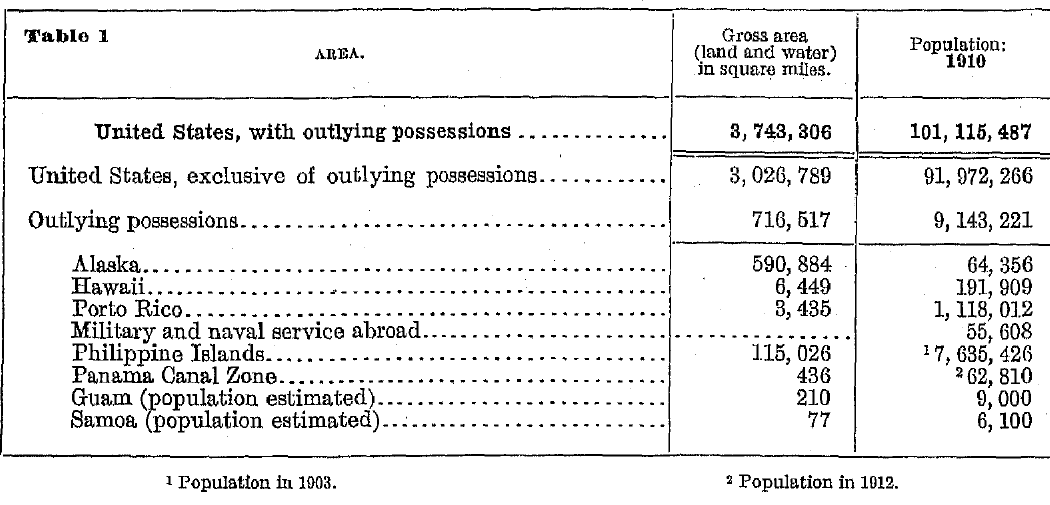
#> input picture outputs/ocr/input_census-table.png, 1050 x 505 px
$ python make_crops.py
#> lines starting #> are read from the running program, lines starting #| are printed output that depends on the picture
"""원본 대조용 확대 이미지를 만든다. 각 칸의 원본 영역을 4배 확대해 crops/에 저장한다.

실행: .venv\\Scripts\\python.exe outputs\\ocr\\make_crops.py
"""
from pathlib import Path

from PIL import Image

OUT = Path(__file__).resolve().parent
img = Image.open(OUT / "input_census-table.png").convert("RGB")
#> img is the input picture: PIL image 1050x505 RGB; min 0, max 255, mean 235.3
(OUT / "crops").mkdir(exist_ok=True)

# (파일명, (x1, y1, x2, y2)) - 원본 픽셀 좌표, OCR 박스보다 조금 넓게 잡는다
CROPS = [
    ("philippine_pop", (900, 333, 1045, 370)),   # OCR id 29: '17,635,426'
    ("panama_pop", (900, 356, 1045, 392)),       # OCR id 32: '262,810'
    ("military_area", (672, 312, 858, 348)),     # 면적 칸: OCR 결과 없음
    ("footnotes", (150, 462, 910, 497)),         # 각주 1·2
    ("header", (670, 15, 1045, 90)),             # 열 제목
]

for name, box in CROPS:
    c = img.crop(box)
    c = c.resize((c.width * 4, c.height * 4), Image.LANCZOS)
    c.save(OUT / "crops" / f"{name}.png")
    print("saved", name, box)
#> this loop made 5 passes
#> pass 1, `c = img.crop(box)`:
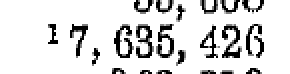
#> c: PIL image 145x37 RGB (shown 2 times larger); min 0, max 255, mean 219.9
#> pass 1, `c = c.resize((c.width * 4, c.height * 4), Image.LANCZOS)`:
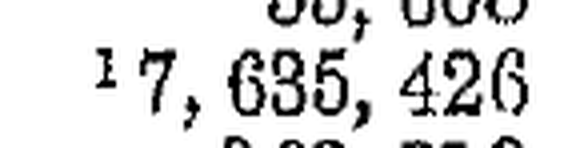
#> c: PIL image 580x148 RGB; min 0, max 255, mean 219.2
#> pass 2, `c = img.crop(box)`:
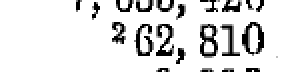
#> c: PIL image 145x36 RGB (shown 2 times larger); min 0, max 255, mean 223.5
#> pass 2, `c = c.resize((c.width * 4, c.height * 4), Image.LANCZOS)`:
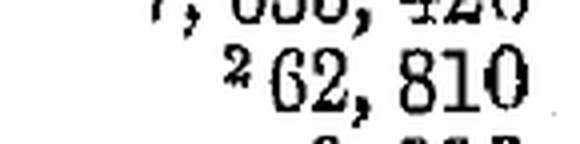
#> c: PIL image 580x144 RGB; min 0, max 255, mean 222.8
#> after the loop:
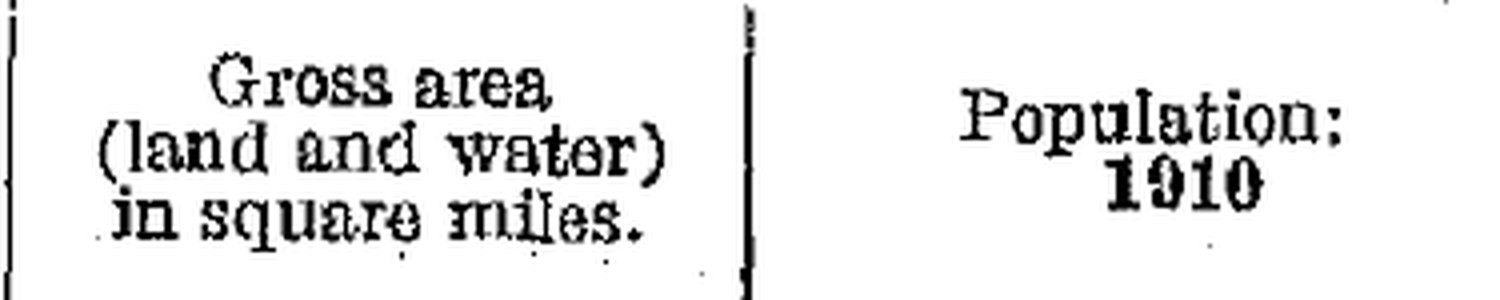
#> c: PIL image 1500x300 RGB; min 0, max 255, mean 231.5
